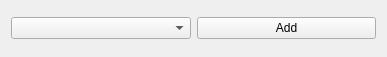
<?xml version="1.0" encoding="UTF-8"?>
<ui version="4.0">
 <class>Form</class>
 <widget class="QWidget" name="Form">
  <property name="geometry">
   <rect>
    <x>0</x>
    <y>0</y>
    <width>387</width>
    <height>57</height>
   </rect>
  </property>
  <property name="sizePolicy">
   <sizepolicy hsizetype="Maximum" vsizetype="Maximum">
    <horstretch>0</horstretch>
    <verstretch>0</verstretch>
   </sizepolicy>
  </property>
  <property name="windowTitle">
   <string>Form</string>
  </property>
  <layout class="QHBoxLayout" name="layout">
   <item>
    <widget class="QComboBox" name="input_line"/>
   </item>
   <item>
    <widget class="QPushButton" name="add_button">
     <property name="text">
      <string>Add</string>
     </property>
    </widget>
   </item>
  </layout>
 </widget>
 <resources/>
 <connections/>
</ui>
